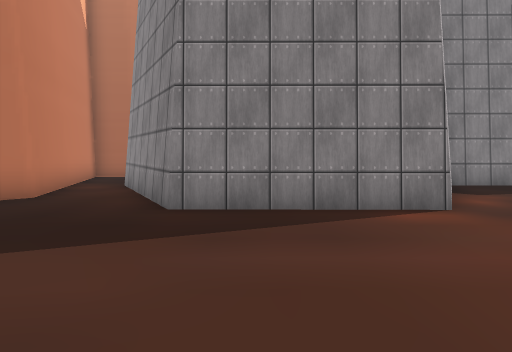
view 1 (above)

18 first-person views from a walk through a Unity game level. The camera is 1.3 m above the floor, tilts 4° down and sees 75° across. The floor is counted in squares, 1.5 m on a side. Each view is taken from the middle of a square. On the plan, view 1 faces up. The plan holds only what a view shows up to about 12 squares ahead; the rest is blank. The place goes on beyond the plan. The player character is not drawn. Some surface patterns are stand-ins.

view 2
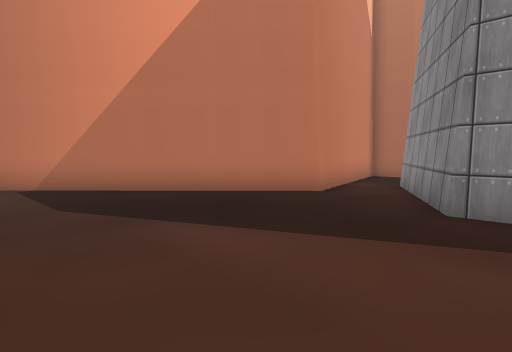

view 3
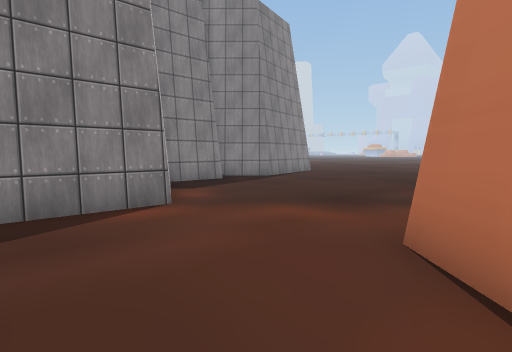

view 4
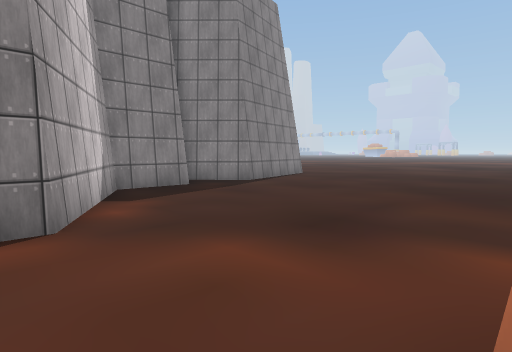

view 5
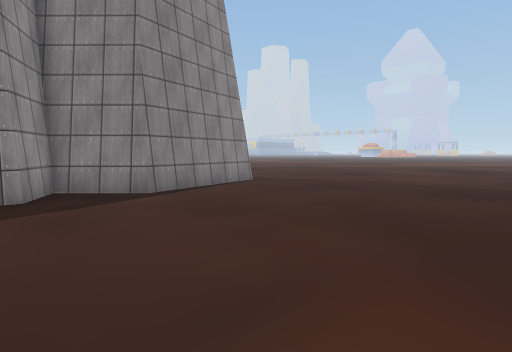

view 6
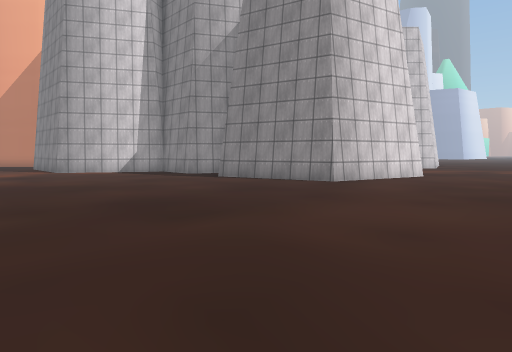

view 7
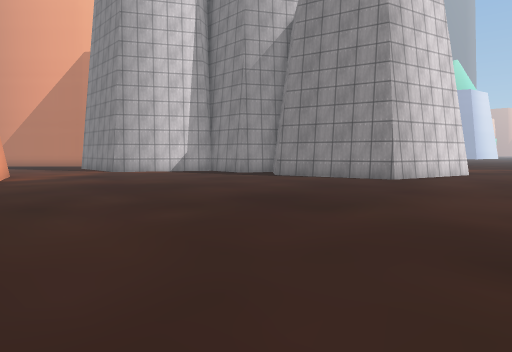

view 8
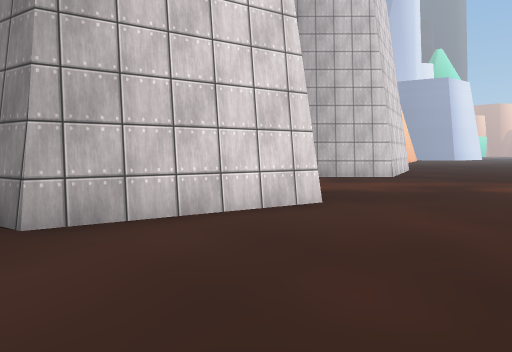

view 9
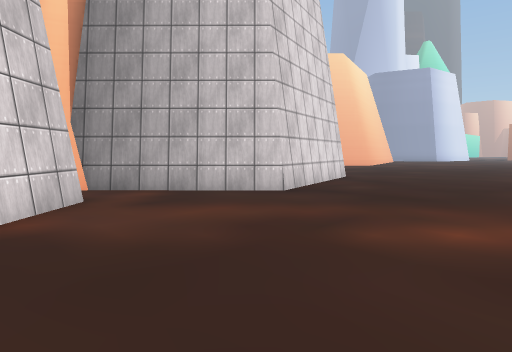

view 10
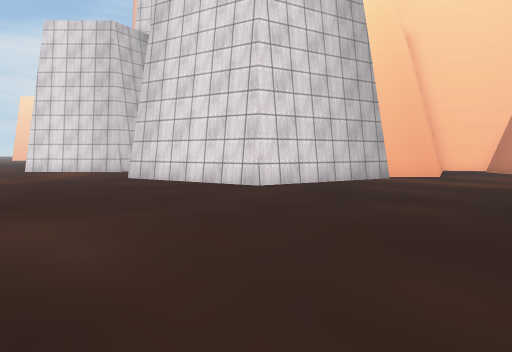

view 11
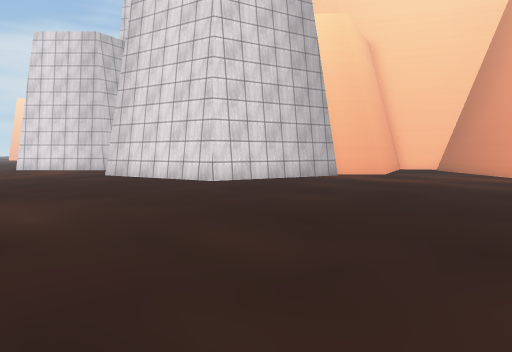

view 12
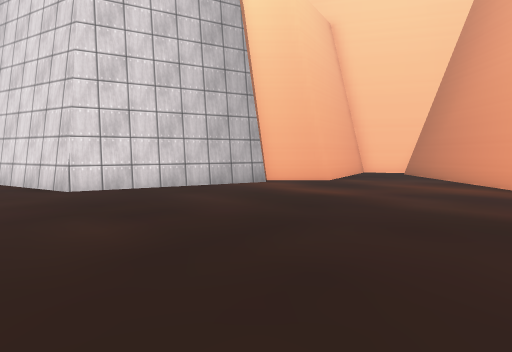

view 13
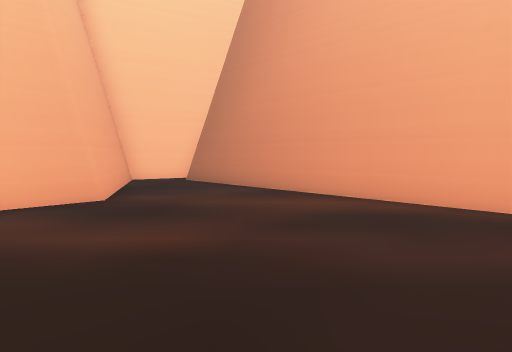

view 14
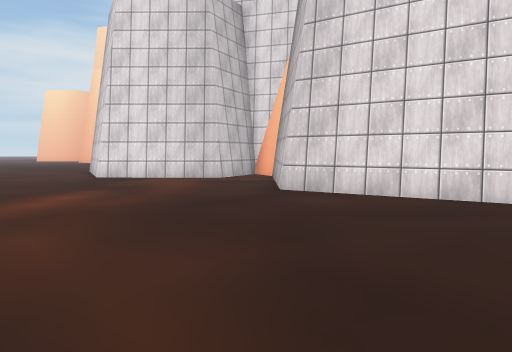

view 15
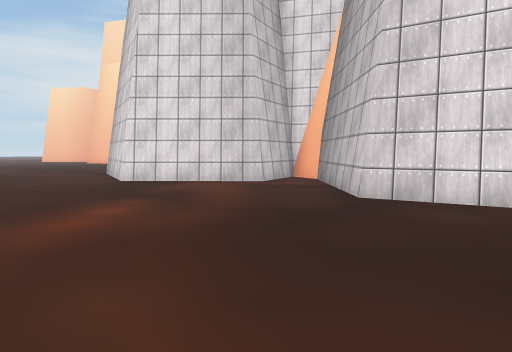

view 16
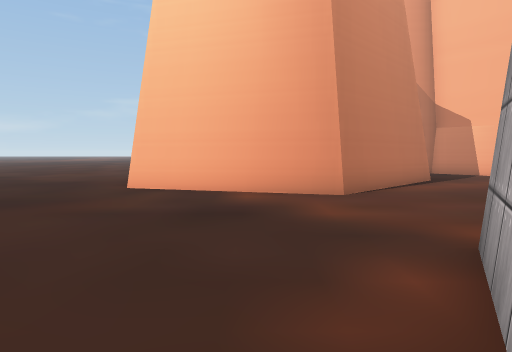

view 17
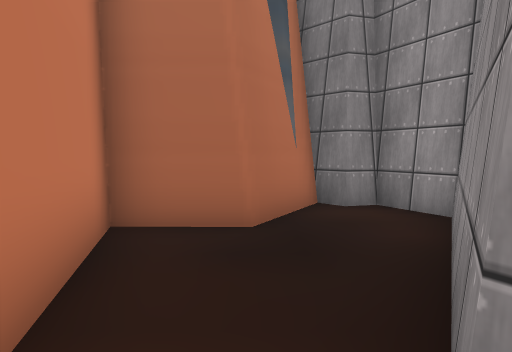

view 18
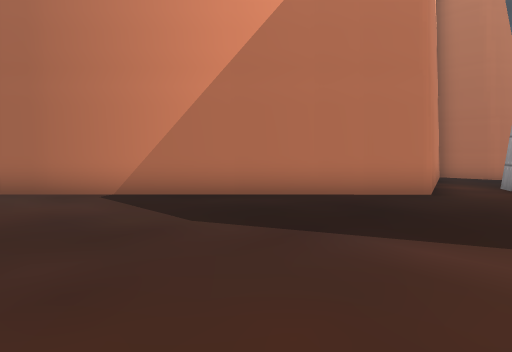

### Floor plan
Points are (right, up) in squares from view 1. A wall is a line through its corners. A room is listed if a view was taken in it or the views show most of it. See-through windows are left out.
Room 1 (views 1, 2, 3, 4, 5, 6, 7, 8, 9, 10, 11, 12, 13, 14, 15, 16, 17, 18)
walls: (9.6, 16.4) (11.7, 16.9) (14.6, 13.9) (13.5, 9.8) (9.4, 8.7) (7.9, 10.2) (7.2, 8.9) (5.2, 8.9) (3, 5.1) (-1.3, 5.1) (-3.4, 8.8) (-2.8, 9.9); (6.7, 27.2) (11.7, 25.8) (12.9, 20.9) (9.6, 17.6); (4.9, 27.9) (6.3, 26.4); (4.9, 28.2) (6.4, 26.7); (3.5, 27.6) (5.1, 28); (0.5, 29.3) (0.2, 28.9); (1.6, 30.3) (0.7, 29.5); (2.6, 31.3) (1.7, 30.4); (3.5, 32.3) (2.7, 31.4); (-1, 29) (0.3, 26.8) (3.2, 27.5); (4.5, 33.2) (3.7, 32.4); (-5.4, 10.4) (-4.3, 6.4) (-9.6, 1.2); (5.6, 34.3) (4.7, 33.4); (0.5, -1.5) (3.2, 1.1) (8.2, -0.2)
low walls: (3.5, 27.8) (4.9, 28.2); (5.6, 34) (0.3, 28.8)
ways out: opening at (-4, 11)

Positions as (right, up) in squares from view 1, and headings:
1: (0, 0), facing up
2: (0, 0), facing up-left
3: (0, 0), facing up-right
4: (2, 1), facing up-right
5: (6, 2), facing up-right
6: (19, 1), facing up-left
7: (18, -1), facing up-left
8: (18, 9), facing up-left
9: (18, 15), facing up-left
10: (18, 32), facing down-left
11: (18, 34), facing down-left
12: (14, 34), facing down-left
13: (11, 31), facing left
14: (19, 26), facing down-left
15: (19, 24), facing down-left
16: (5, 8), facing down
17: (-4, 8), facing up
18: (-2, -1), facing up-left
